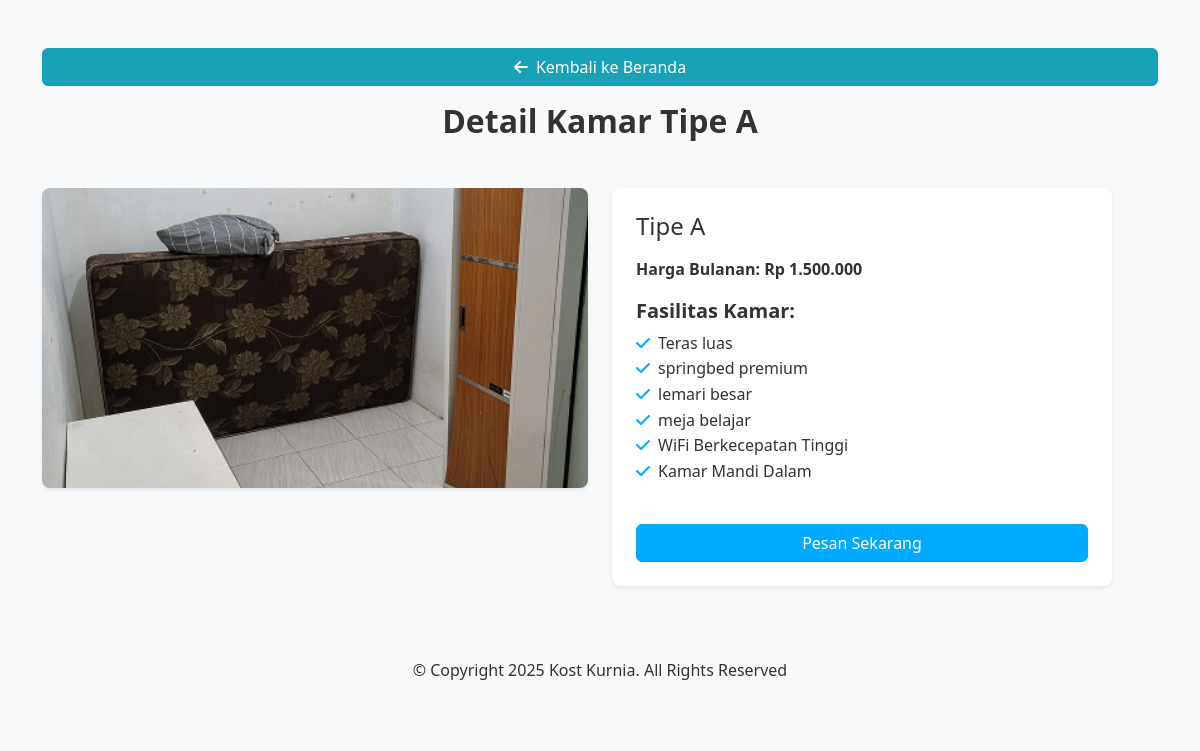
Page /index.php?controller=room&action=detail&id=1 on the committed database.
### tables this page shows
CREATE TABLE `rooms` (
  `id` int(11) NOT NULL,
  `tipe` varchar(50) NOT NULL,
  `harga` decimal(10,2) NOT NULL,
  `deskripsi` text DEFAULT NULL,
  `gambar` varchar(255) DEFAULT NULL,
  `created_at` datetime DEFAULT current_timestamp()
);

### models/Room.php (called while the page is built, shortened)
<?php
class Room {
    private $conn;
    private $table = 'rooms';
    public function __construct($db) {
        $this->conn = $db;
    }
    public function getById($id) {
        $query = "SELECT * FROM {$this->table} WHERE id = ?";
        $stmt = $this->conn->prepare($query);
        $stmt->bind_param('i', $id);
        $stmt->execute();
        return $stmt->get_result()->fetch_assoc();
    }
}
?>

### views/kamar-tipe-b.php (the view, shortened to what this page needs)
<!DOCTYPE html>
<html lang="id">
<head>
    <link href="https://cdn.jsdelivr.net/npm/bootstrap@5.3.0/dist/css/bootstrap.min.css" rel="stylesheet">
    <link rel="stylesheet" href="assets/css/styles.css">
    <link rel="stylesheet" href="https://cdnjs.cloudflare.com/ajax/libs/font-awesome/6.0.0-beta3/css/all.min.css">
</head>
<body>
    <div class="container py-5">
        <div class="text-center mb-4">
            <a href="index.php" class="btn btn-info mb-3 w-100 w-md-auto">
                <i class="fas fa-arrow-left me-2"></i>Kembali ke Beranda
            </a>
            <h2 class="mb-5 fw-bold">Detail Kamar <?php echo htmlspecialchars($room['tipe']); ?></h2>
        </div>
        <div class="row">
            <div class="col-md-6">
                <img src="assets/images/<?php echo htmlspecialchars($room['gambar']); ?>" class="img-fluid rounded shadow-sm mb-4" alt="Kamar Tipe <?php echo htmlspecialchars($room['tipe']); ?>" style="height: 300px; object-fit: cover; width: 100%;">
            </div>
            <div class="col-md-6">
                <div class="auth-card shadow-sm p-4">
                    <h3 class="card-title fs-4 mb-3"><?php echo htmlspecialchars($room['tipe']); ?></h3>
                    <p class="card-text fw-bold mb-3">Harga Bulanan: Rp <?php echo number_format($room['harga'], 0, ',', '.'); ?></p>
                    <h5 class="fw-bold mb-2">Fasilitas Kamar:</h5>
                    <ul class="list-unstyled">
                        <?php
                        $fasilitas = explode(', ', $room['deskripsi']);
                        foreach ($fasilitas as $fas) {
                            echo "<li><i class=\"fas fa-check me-2 text-primary\"></i>" . htmlspecialchars($fas) . "</li>";
                        }
                        ?>
                        <li><i class="fas fa-check me-2 text-primary"></i>WiFi Berkecepatan Tinggi</li>
                        <li><i class="fas fa-check me-2 text-primary"></i>Kamar Mandi Dalam</li>
                    </ul>
                    <a href="index.php?controller=booking&action=create&room_id=<?php echo $room['id']; ?>" class="btn btn-primary w-100 mt-4">Pesan Sekarang</a>
                </div>
            </div>
        </div>
    </div>
    <footer class="text-center py-4">
        <p>© Copyright 2025 Kost Kurnia. All Rights Reserved</p>
    </footer>
</body>
</html>

### assets/css/styles.css (style rules this page uses)
:root { --primary-color: #00aaff; --primary-hover: #0088cc; --header-bg: #023247; --text-light: #ffffff; --text-dark: #333333; --text-muted: #6c757d; --body-bg: #f8f9fa; --shadow-color: rgba(0, 0, 0, 0.1); --heading-dark: #1a2a44; --card-bg: #ffffff; }
* { margin: 0; padding: 0; box-sizing: border-box; }
body { font-family: 'Segoe UI', Tahoma, Geneva, Verdana, sans-serif; background-color: var(--body-bg); color: var(--text-dark); line-height: 1.6; }
a { text-decoration: none; transition: all 0.3s ease; }
img { max-width: 100%; height: auto; }
.text-primary { color: var(--primary-color) !important; }
.btn-primary { background-color: var(--primary-color); border-color: var(--primary-color); transition: all 0.3s ease; }
.btn-info { background-color: #17a2b8; border-color: #17a2b8; color: var(--text-light); }
.shadow-sm { box-shadow: 0 0.125rem 0.25rem rgba(0, 0, 0, 0.075) !important; }
.rounded { border-radius: 0.5rem !important; }
.auth-card { max-width: 500px; width: 100%; background-color: var(--card-bg); border-radius: 0.5rem; box-shadow: 0 0.125rem 0.25rem var(--shadow-color); padding: 1.5rem; }
footer { background-color: var(--body-bg); color: var(--text-dark); }

### rows in the picture
rooms: tipe "Tipe A", gambar (picture), harga "1.500.000", deskripsi "Teras luas", deskripsi "springbed premium", deskripsi "lemari besar", deskripsi "meja belajar"
